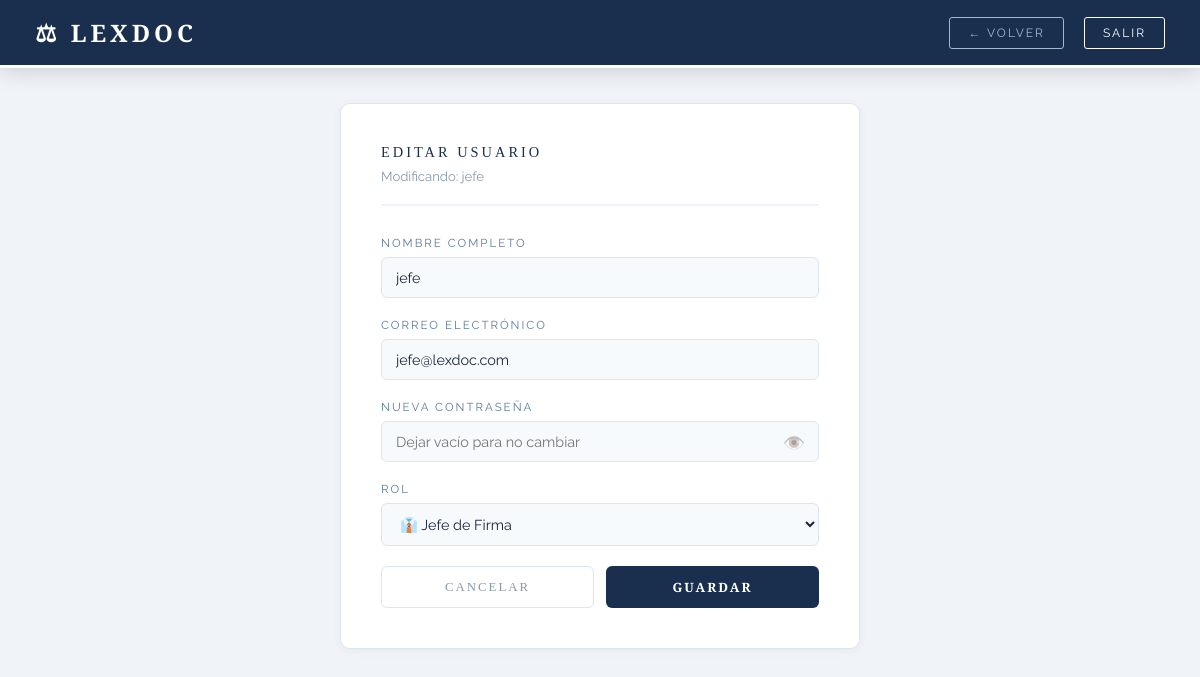
Screenshot of /superadmin/editar_usuario/2 (signed in) with the database file from the repository.
### tables this page shows
CREATE TABLE usuarios (
        id INTEGER PRIMARY KEY AUTOINCREMENT,
        nombre TEXT NOT NULL,
        email TEXT UNIQUE NOT NULL,
        password TEXT NOT NULL,
        rol TEXT NOT NULL
    );

### app.py (the view, shortened to what this page needs)
@app.route('/superadmin/editar_usuario/<int:id>', methods=['GET', 'POST'])
@login_requerido(['superadmin'])
def editar_usuario(id):
    conn = get_db()
    usuario = conn.execute(
        "SELECT * FROM usuarios WHERE id = ?", (id,)
    ).fetchone()
    conn.close()
    return render_template('superadmin/editar_usuario.html',
                         usuario=usuario,
                         nombre=session['usuario_nombre'])

### app.py (called while the page is built)
def get_db():
    conn = sqlite3.connect('lexdoc.db')
    conn.row_factory = sqlite3.Row
    return conn

def login_requerido(roles_permitidos):
    def decorador(f):
        from functools import wraps
        @wraps(f)
        def wrapper(*args, **kwargs):
            if 'usuario_id' not in session:
                return redirect(url_for('login'))
            if session.get('rol') not in roles_permitidos:
                flash('No tienes permiso para acceder aquí', 'error')
                return redirect(url_for('dashboard'))
            return f(*args, **kwargs)
        return wrapper
    return decorador

### templates/superadmin/editar_usuario.html (shortened to what this page needs)
<!DOCTYPE html>
<html lang="es">
<head>
</head>
<body>
    <nav class="navbar">
        <h1>⚖ LEXDOC</h1>
        <div class="navbar-right">
            <a href="/superadmin/usuarios" class="btn-back">← VOLVER</a>
            <a href="/logout" class="btn-logout">SALIR</a>
        </div>
    </nav>
    <div class="content">
        <div class="form-card">
            <p class="form-title">EDITAR USUARIO</p>
            <p class="form-subtitle">Modificando: {{ usuario['nombre'] }}</p>
            <form method="POST">
                <div class="form-group">
                    <label>Nombre Completo</label>
                    <input type="text" name="nombre"
                           value="{{ usuario['nombre'] }}" required>
                </div>
                <div class="form-group">
                    <label>Correo Electrónico</label>
                    <input type="email" name="email"
                           value="{{ usuario['email'] }}" required>
                </div>
                <div class="form-group">
    <label>Nueva Contraseña</label>
    <div style="position:relative;">
        <input type="password" name="password" id="pass1"
               placeholder="Dejar vacío para no cambiar"
               style="padding-right:45px;">
        <span onclick="togglePass('pass1', this)"
              style="position:absolute; right:14px; top:50%;
                     transform:translateY(-50%); cursor:pointer;
                     font-size:1.1rem; opacity:0.4; user-select:none;">👁️</span>
    </div>
</div>
                <div class="form-group">
                    <label>Rol</label>
                    <select name="rol">
                        <option value="jefe"
                            {% if usuario['rol'] == 'jefe' %}selected{% endif %}>
                            👔 Jefe de Firma
                        </option>
                    </select>
                </div>
                <div class="btn-group">
                    <a href="/superadmin/usuarios" class="btn-cancelar">CANCELAR</a>
                    <button type="submit" class="btn-guardar">GUARDAR</button>
                </div>
            </form>
        </div>
    </div>
</body>
</html>

### templates/superadmin/editar_usuario.html (style rules this page uses)
* { margin: 0; padding: 0; box-sizing: border-box; }
body { font-family: 'Raleway', sans-serif; background: #f0f4f8; color: #1a2738; min-height: 100vh; }
.navbar { background: #1a2f4e; border-bottom: 3px solid #ffffff; padding: 16px 35px; display: flex; justify-content: space-between; align-items: center; box-shadow: 0 4px 20px rgba(0,0,0,0.15); position: sticky; top: 0; z-index: 100; }
.navbar h1 { font-family: 'Cinzel', serif; color: #ffffff; font-size: 1.5rem; letter-spacing: 4px; }
.navbar-right { display: flex; align-items: center; gap: 20px; }
.btn-back { background: transparent; border: 1px solid #a0b8d0; color: #a0b8d0; padding: 8px 18px; border-radius: 3px; font-size: 0.75rem; letter-spacing: 2px; text-decoration: none; transition: all 0.3s; }
.btn-logout { background: transparent; border: 1px solid #ffffff; color: #ffffff; padding: 8px 18px; border-radius: 3px; font-size: 0.75rem; letter-spacing: 2px; text-decoration: none; transition: all 0.3s; }
.content { padding: 35px; display: flex; justify-content: center; }
.form-card { background: #ffffff; border: 1px solid #dce6f0; border-radius: 10px; padding: 40px; box-shadow: 0 2px 10px rgba(0,0,0,0.05); width: 100%; max-width: 520px; }
.form-title { font-family: 'Cinzel', serif; color: #1a2f4e; font-size: 0.9rem; letter-spacing: 3px; margin-bottom: 8px; }
.form-subtitle { color: #8899aa; font-size: 0.82rem; margin-bottom: 30px; padding-bottom: 20px; border-bottom: 2px solid #f0f4f8; }
.form-group { margin-bottom: 20px; }
label { display: block; color: #5a7a9a; font-size: 0.72rem; letter-spacing: 2px; margin-bottom: 7px; text-transform: uppercase; }
input, select { width: 100%; padding: 11px 14px; background: #f7fafd; border: 1px solid #dce6f0; border-radius: 6px; color: #1a2738; font-size: 0.9rem; font-family: 'Raleway', sans-serif; transition: border-color 0.3s; }
.btn-group { display: grid; grid-template-columns: 1fr 1fr; gap: 12px; margin-top: 10px; }
.btn-guardar { padding: 12px; background: #1a2f4e; color: #ffffff; border: none; border-radius: 6px; font-size: 0.8rem; font-weight: 600; letter-spacing: 2px; cursor: pointer; transition: all 0.3s; font-family: 'Cinzel', serif; }
.btn-cancelar { padding: 12px; background: transparent; color: #8899aa; border: 1px solid #dce6f0; border-radius: 6px; font-size: 0.8rem; letter-spacing: 2px; cursor: pointer; text-decoration: none; text-align: center; transition: all 0.3s; font-family: 'Cinzel', serif; display: flex; align-items: center; justify-content: center; }

### rows the page displays
usuarios: nombre "jefe", email "jefe@lexdoc.com", rol "👔 Jefe de Firma"
